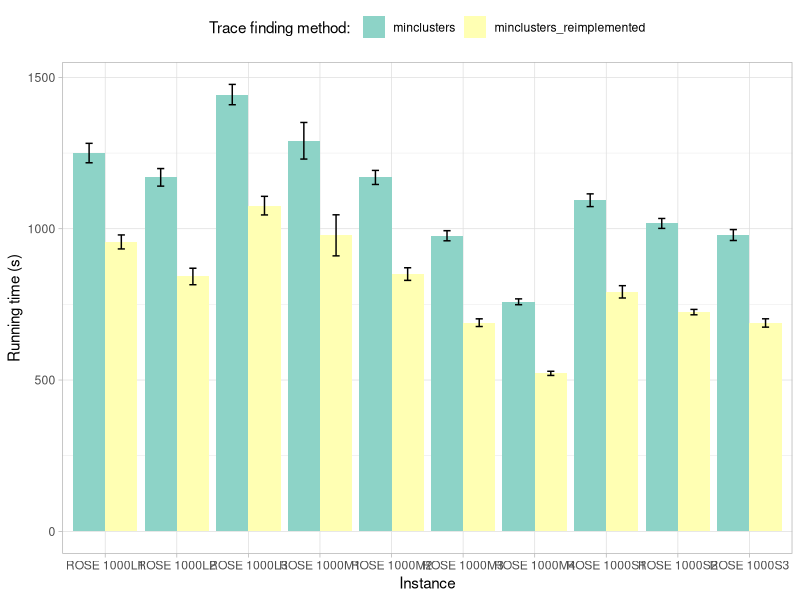
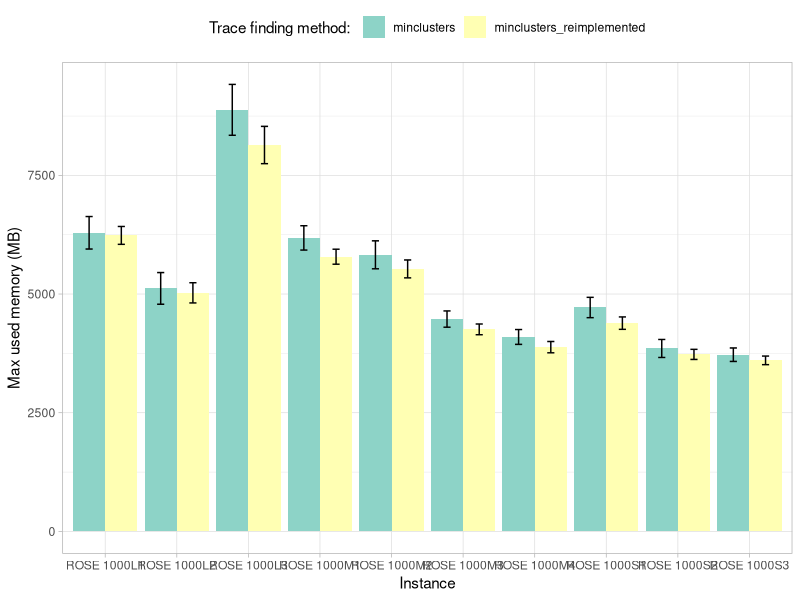
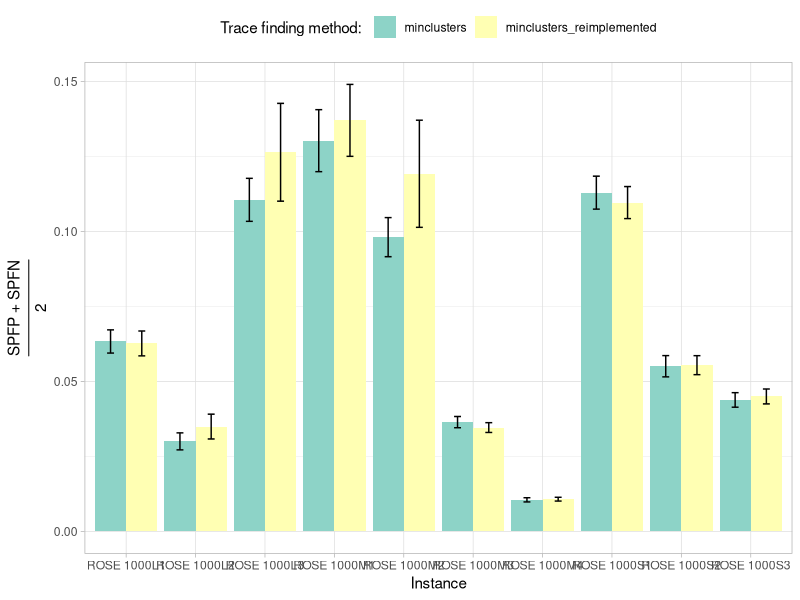
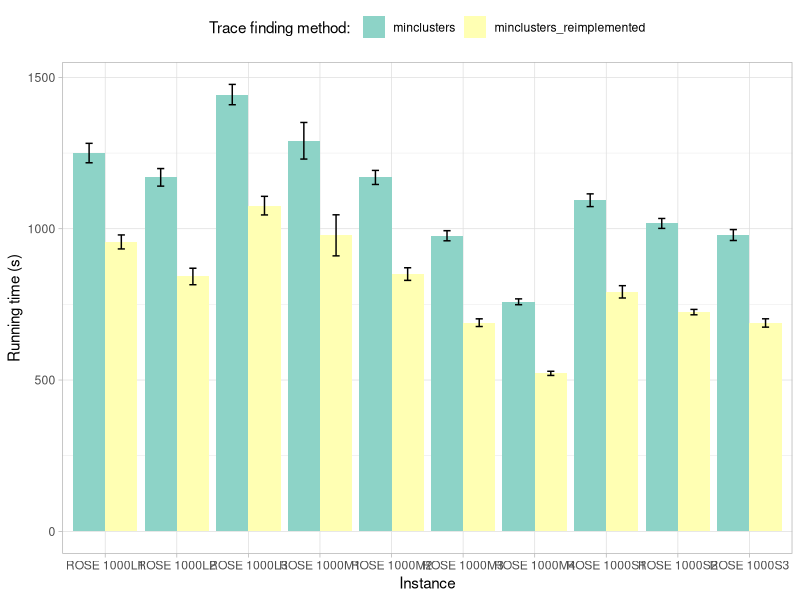
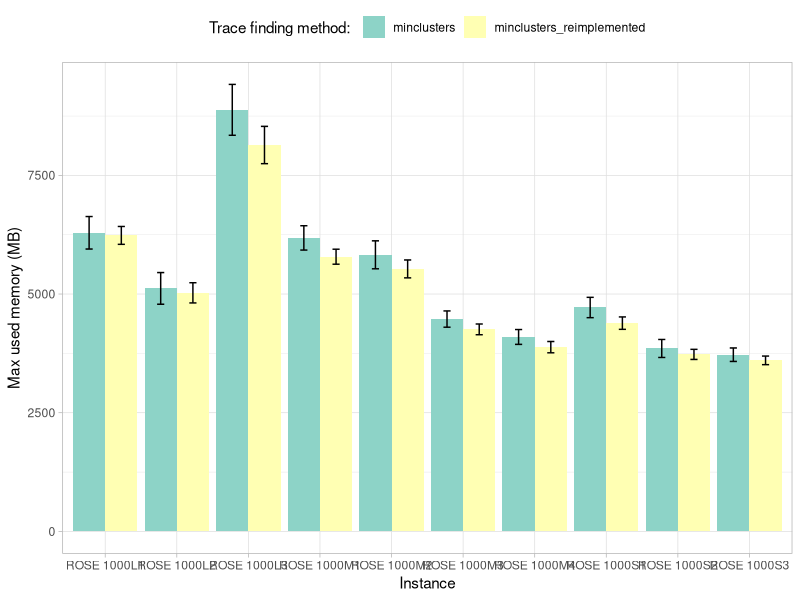
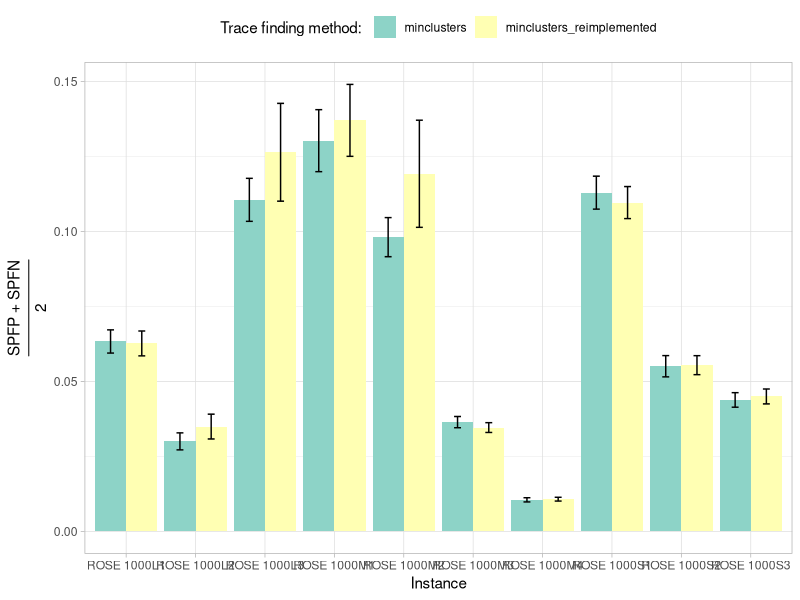

Generate these figures, in order, with R:
library(ggplot2)
library(grid)
library(ggthemes)
library(plyr)
theme_set(theme_light())

# Read results
results <- read.csv(file = "./scripts/analysis/set1/results.csv")
results$group <- 0
results$error <- 0

# Split and calculate avg score
for (row in 1:nrow(results)) {
    if(grepl("ROSE", results[row,"name"], fixed = TRUE)){
        parts = unlist(strsplit(results[row,"name"], "-"))
        results[row,"name"] = paste(parts[1],parts[2])
        results[row,"error"] = (results[row,"SPFP"] + results[row,"SPFN"]) / 2
    }
}

## Summarizes data.
## Gives count, mean, standard deviation, standard error of the mean, and confidence interval (default 95%).
##   data: a data frame.
##   measurevar: the name of a column that contains the variable to be summariezed
##   groupvars: a vector containing names of columns that contain grouping variables
##   na.rm: a boolean that indicates whether to ignore NA's
##   conf.interval: the percent range of the confidence interval (default is 95%)
summarySE <- function(data=NULL, measurevar, groupvars=NULL, na.rm=FALSE,
                      conf.interval=.95, .drop=TRUE) {
    library(plyr)

    # New version of length which can handle NA's: if na.rm==T, don't count them
    length2 <- function (x, na.rm=FALSE) {
        if (na.rm) sum(!is.na(x))
        else       length(x)
    }

    # This does the summary. For each group's data frame, return a vector with
    # N, mean, and sd
    datac <- ddply(data, groupvars, .drop=.drop,
      .fun = function(xx, col) {
        c(N    = length2(xx[[col]], na.rm=na.rm),
          mean = mean   (xx[[col]], na.rm=na.rm),
          sd   = sd     (xx[[col]], na.rm=na.rm)
        )
      },
      measurevar
    )

    # Rename the "mean" column    
    datac <- rename(datac, c("mean" = measurevar))

    datac$se <- datac$sd / sqrt(datac$N)  # Calculate standard error of the mean

    # Confidence interval multiplier for standard error
    # Calculate t-statistic for confidence interval: 
    # e.g., if conf.interval is .95, use .975 (above/below), and use df=N-1
    ciMult <- qt(conf.interval/2 + .5, datac$N-1)
    datac$ci <- datac$se * ciMult

    return(datac)
}

# Barplot for running time
ggplot(data=summarySE(results, measurevar="run_time", groupvars=c("name", "method")), aes(x=name, y=run_time, group=method, fill=method)) +
    geom_bar(position = "dodge", stat = "summary", fun=mean) +
    geom_errorbar(aes(ymin=run_time-se, ymax=run_time+se), width=.2,position=position_dodge(.9)) +
    labs(x="Instance", y="Running time (s)", fill="Trace finding method: ") +
    theme(legend.position="top") +
    scale_fill_brewer(palette="Set3")
ggsave("./scripts/analysis/set1/plots/set1_small_time.pdf", device = "pdf", width = 30, height = 18, units = "cm")

# Barplot for memory
ggplot(data=summarySE(results, measurevar="memory", groupvars=c("name", "method")), aes(x=name, y=memory, group=method, fill=method)) +
    geom_bar(position = "dodge", stat = "summary", fun=mean) +
    geom_errorbar(aes(ymin=memory-se, ymax=memory+se), width=.2,position=position_dodge(.9)) +
    labs(x="Instance", y="Max used memory (MB)", fill="Trace finding method: ") +
    theme(legend.position="top") +
    scale_fill_brewer(palette="Set3")
ggsave("./scripts/analysis/set1/plots/set1_small_memory.pdf", device = "pdf", width = 30, height = 18, units = "cm")

# Barplot for error
ggplot(data=summarySE(results, measurevar="error", groupvars=c("name", "method")), aes(x=name, y=error, group=method, fill=method)) +
    geom_bar(position = "dodge", stat = "summary", fun=mean) +
    geom_errorbar(aes(ymin=error-se, ymax=error+se), width=.2,position=position_dodge(.9)) +
    labs(x="Instance", y=expression(frac("SPFP + SPFN", "2")), fill="Trace finding method: ") +
    theme(legend.position="top") +
    scale_fill_brewer(palette="Set3")
ggsave("./scripts/analysis/set1/plots/set1_small_error.pdf", device = "pdf", width = 30, height = 18, units = "cm")
